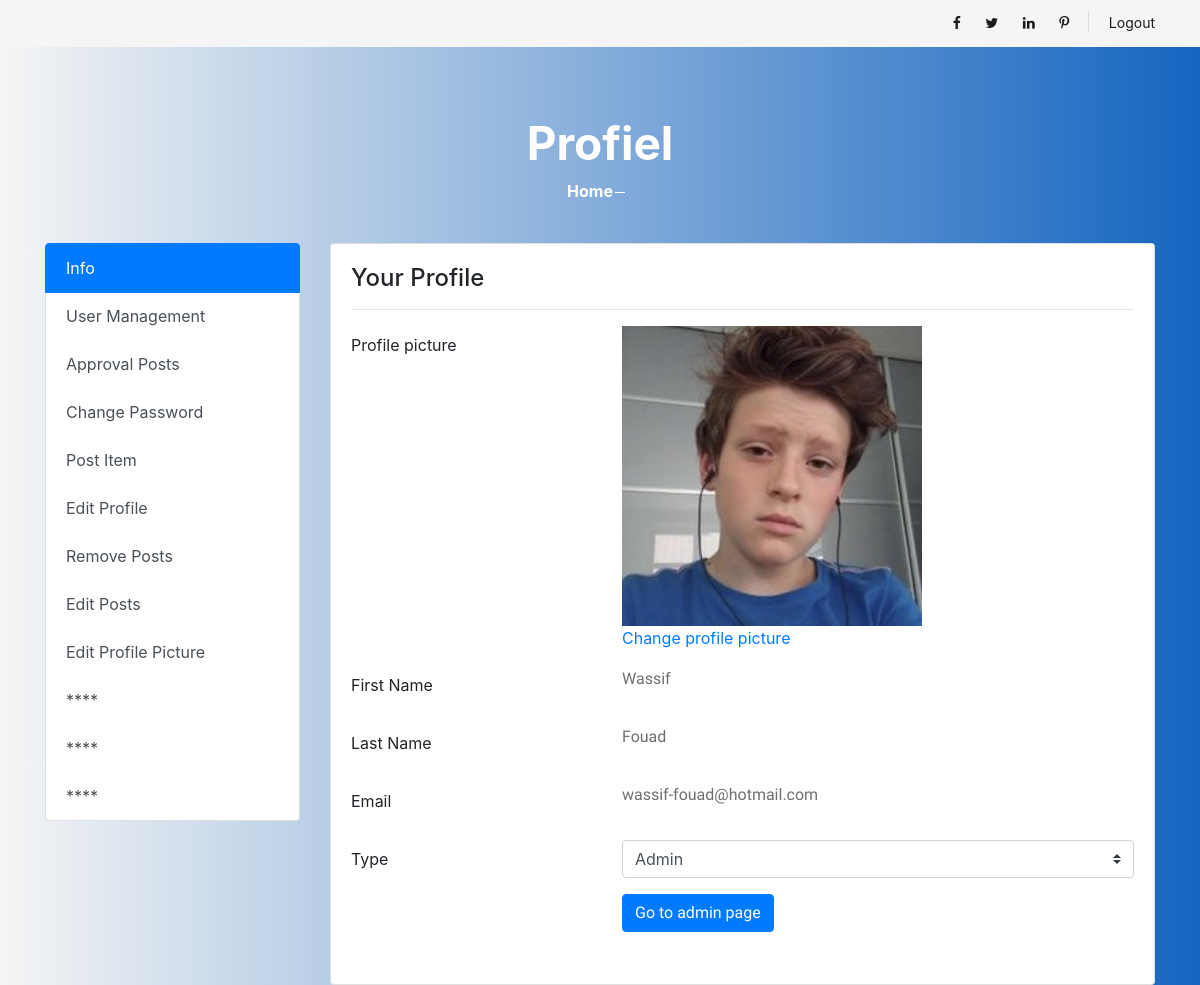
Page /account_pagina/account.php (signed in) on the earlier database version.
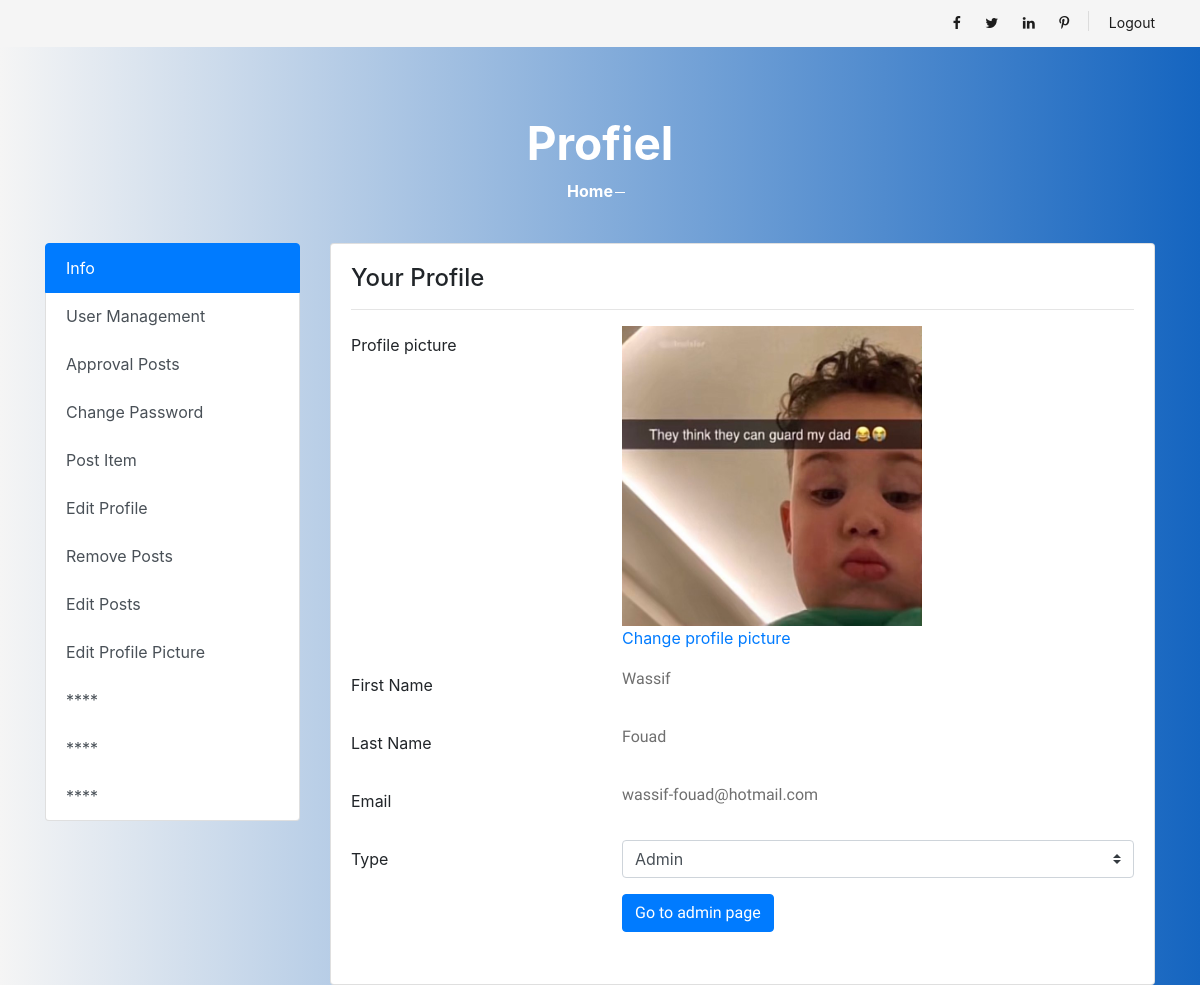
Same page on the later database version.
### tables this page shows
CREATE TABLE IF NOT EXISTS `users` (
  `user_id` int(11) NOT NULL AUTO_INCREMENT,
  `unique_id` int(255) NOT NULL,
  `fname` varchar(255) NOT NULL,
  `lname` varchar(255) NOT NULL,
  `email` varchar(255) NOT NULL,
  `password` varchar(255) NOT NULL,
  `img` varchar(255) NOT NULL,
  `status` varchar(255) NOT NULL,
  `admin` int(11) NOT NULL,
  `subscription_id` int(11) NOT NULL,
  `counter` int(11) NOT NULL,
  PRIMARY KEY (`user_id`)
);

### account_pagina/account.php (the view, shortened to what the changed rows need)
<?php
include "../php/config.php";
$page = $_SERVER['REQUEST_URI'];
$sql = mysqli_query($conn, "SELECT * FROM users WHERE unique_id = {$_SESSION['unique_id']}");
if(mysqli_num_rows($sql) > 0){
    $row = mysqli_fetch_assoc($sql);
}
?>
<!DOCTYPE html>
<html lang="zxx">
<head>
    <link rel="stylesheet" href="../css/account.css">
    <link href="//maxcdn.bootstrapcdn.com/bootstrap/4.1.1/css/bootstrap.min.css" rel="stylesheet" id="bootstrap-css">
    <link rel="stylesheet" href="../css/bootstrap.min.css" type="text/css">
    <link rel="stylesheet" href="../css/font-awesome.min.css" type="text/css">
    <link rel="stylesheet" href="../css/elegant-icons.css" type="text/css">
    <link rel="stylesheet" href="../css/nice-select.css" type="text/css">
    <link rel="stylesheet" href="../css/jquery-ui.min.css" type="text/css">
    <link rel="stylesheet" href="../css/owl.carousel.min.css" type="text/css">
    <link rel="stylesheet" href="../css/slicknav.min.css" type="text/css">
    <link rel="stylesheet" href="../css/style.css" type="text/css">
</head>
<body>
<section class="breadcrumb-section set-bg" data-setbg="img/breadcrumb.jpg">
    <div class="container">
        <div class="row">
            <div class="col-lg-12 text-center">
                <div class="breadcrumb__text">
                    <h2>Profiel</h2>
                </div>
            </div>
        </div>
    </div>
</section>
<?php
include "../php/config.php";
$sql = mysqli_query($conn, "SELECT * FROM users WHERE unique_id = {$_SESSION['unique_id']}");
if(mysqli_num_rows($sql) > 0){
    $row = mysqli_fetch_assoc($sql);
}
?>
<link href="//maxcdn.bootstrapcdn.com/bootstrap/4.1.1/css/bootstrap.min.css" rel="stylesheet" id="bootstrap-css">
<div class="container">
    <div class="row">
        <div class="col-md-9">
            <div class="card">
                <div class="card-body">
                    <div class="row">
                        <div class="col-md-12">
                                <div class="form-group row">
                                        <div class="col-8">
                                            <img style="height: 300px; width: 300px;" src="../php/images/<?php echo $row['img']; ?>" alt=""><br>
                                            <?php
                                            print'
                                            <a   href="profielfoto.php?page=' . $page . '" role="button">Change profile picture</a>'
                                            ?>
                                        </div>
                                </div>
                                <div class="form-group row">
                                    <div class="col-8">
                                        <?php
                                        print "<p>" . $row["fname"]. "</p>";
                                        ?>
                                    </div>
                                </div>
                                <div class="form-group row">
                                    <div class="col-8">
                                        <?php
                                        print "<p>" . $row["lname"]. "</p>";
                                        ?>
                                    </div>
                                </div>
                            <div class="form-group row">
                                <div class="col-8">
                                    <?php
                                    print "<p>" . $row["email"]. "</p>";
                                    ?>
                                </div>
                            </div>
                        </div>
                    </div>
                </div>
            </div>
        </div>
    </div>
</div>
</body>

Differences in the rows shown:
changed users "Wassif": img: a different picture
